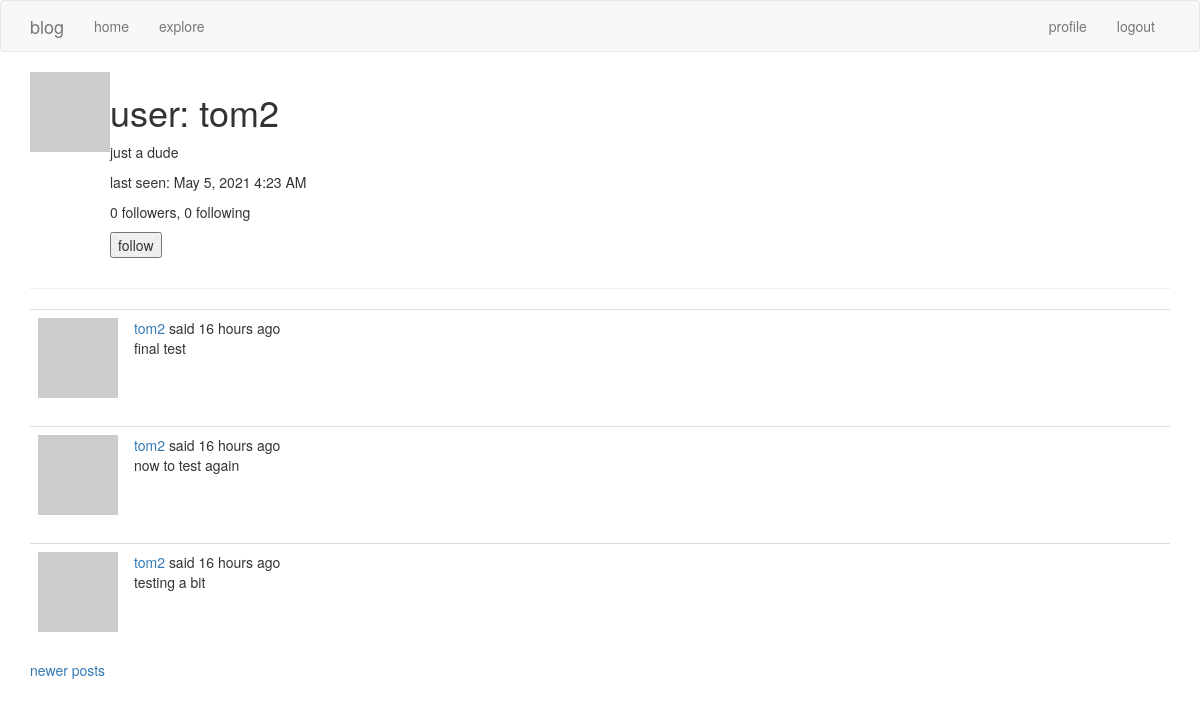
The page /user/tom2?page=2 (signed in) on the database its author committed.
### app/models.py (models this page shows, shortened)
class User(UserMixin, db.Model):
    id       = db.Column(db.Integer, primary_key = True)
    username = db.Column(db.String(64),  index = True, unique = True)
    email    = db.Column(db.String(128), index = True, unique = True)
    about_me = db.Column(db.String(128))
    last_seen = db.Column(db.DateTime, default = datetime.utcnow)
    password_hash = db.Column(db.String(128))
    posts = db.relationship('Post', backref = 'author', lazy = 'dynamic')
    followed = db.relationship(
        'User', secondary = followers,
        primaryjoin = (followers.c.follower_id == id),
        secondaryjoin = (followers.c.followed_id == id),
        backref = db.backref('followers', lazy = 'dynamic'), lazy = 'dynamic')
    def avatar(self, size):
        digest = md5(self.email.lower().encode('utf-8')).hexdigest()
        return 'https://www.gravatar.com/avatar/{}?d=identicon&s={}'.format(digest, size)
    def is_following(self, user):
        return self.followed.filter(followers.c.followed_id == user.id).count() > 0

class Post(db.Model):
    id   = db.Column(db.Integer, primary_key = True)
    body = db.Column(db.String(128))
    timestamp = db.Column(db.DateTime, index = True, default = datetime.utcnow)
    user_id = db.Column(db.Integer, db.ForeignKey('user.id'))

### app/routes.py (the view)
@app.route('/user/<username>')
@login_required
def user(username):
    user = User.query.filter_by(username = username).first_or_404()
    page = request.args.get('page', 1, type = int)
    posts = user.posts.order_by(Post.timestamp.desc()).paginate(page, app.config['POSTS_PER_PAGE'], False)
    next_url = url_for('user', username = user.username, page = posts.next_num) if posts.has_next else None
    prev_url = url_for('user', username = user.username, page = posts.prev_num) if posts.has_prev else None
    form = EmptyForm()
    return render_template('user.html', user = user, form = form, posts = posts.items, next_url = next_url, prev_url = prev_url)

### app/forms.py
class EmptyForm(FlaskForm):
    submit = SubmitField(_l('submit'))

### app/models.py (called while the page is built)
@login.user_loader
def load_user(id):
    return User.query.get(int(id))

### app/routes.py (called while the page is built)
@app.before_request
def before_request():
    if current_user.is_authenticated:
        current_user.last_seen = datetime.utcnow()
        db.session.commit()
    g.locale = str(get_locale())

### app/templates/user.html (shortened to what this page needs)
{% extends 'base.html' %}
{% block app_content %}
    <table>
        <tr valign = 'top'>
            <td><img src = "{{ user.avatar(128) }}"></td>
            <td>
                <h1> {{ _('user') }}: {{ user.username }} </h1>
                {% if user.about_me %}
                <p> {{ user.about_me }} </p>
                {% endif %}
                {% if user.last_seen %}
                <p> {{ _('last seen') }}: {{ moment(user.last_seen).format('LLL') }} </p>
                {% endif %}
                <p>{{ _('%(count)d followers', count = user.followers.count()) }}, {{ _('%(count)d following', count = user.followed.count()) }}</p>
                {% if user == current_user %}
                <p><a href = "{{ url_for('edit_profile') }}"> {{ _('edit your profile') }} </a></p>
                {% elif not current_user.is_following(user) %}
                <p>
                    <form action="{{ url_for('follow', username = user.username) }}" method = "post">
                        {{ form.submit(value = 'follow') }}
                    </form>
                </p>
                {% endif %}
            </td>
        </tr>
    </table>
    <hr>
    {% for post in posts %}
        {% include '_post.html' %}
    {% endfor %}
    {% if prev_url %}
    <a href = "{{ prev_url }}"> {{ _('newer posts') }}</a>
    {% endif %}
{% endblock %}

### app/templates/_post.html (shortened to what this page needs)
    <table class = "table table-hover">
        <tr>
            <td width = "70px">
                <a href = "{{ url_for('user', username = post.author.username) }}">
                    <img src = "{{ post.author.avatar(70) }}" />
                </a>
            </td>
            <td>
                {{ _('%(username)s said %(when)s',
                    username = user_link,
                    when = moment(post.timestamp).fromNow()) }}
                <br>
                {{ post.body }}
            </td>
        </tr>
    </table>

### rows shown on the page
User: username "tom2", about_me "just a dude", last_seen "May 5, 2021 4:23 AM"
Post: body "final test"
Post: body "now to test again"
Post: body "testing a bit"
